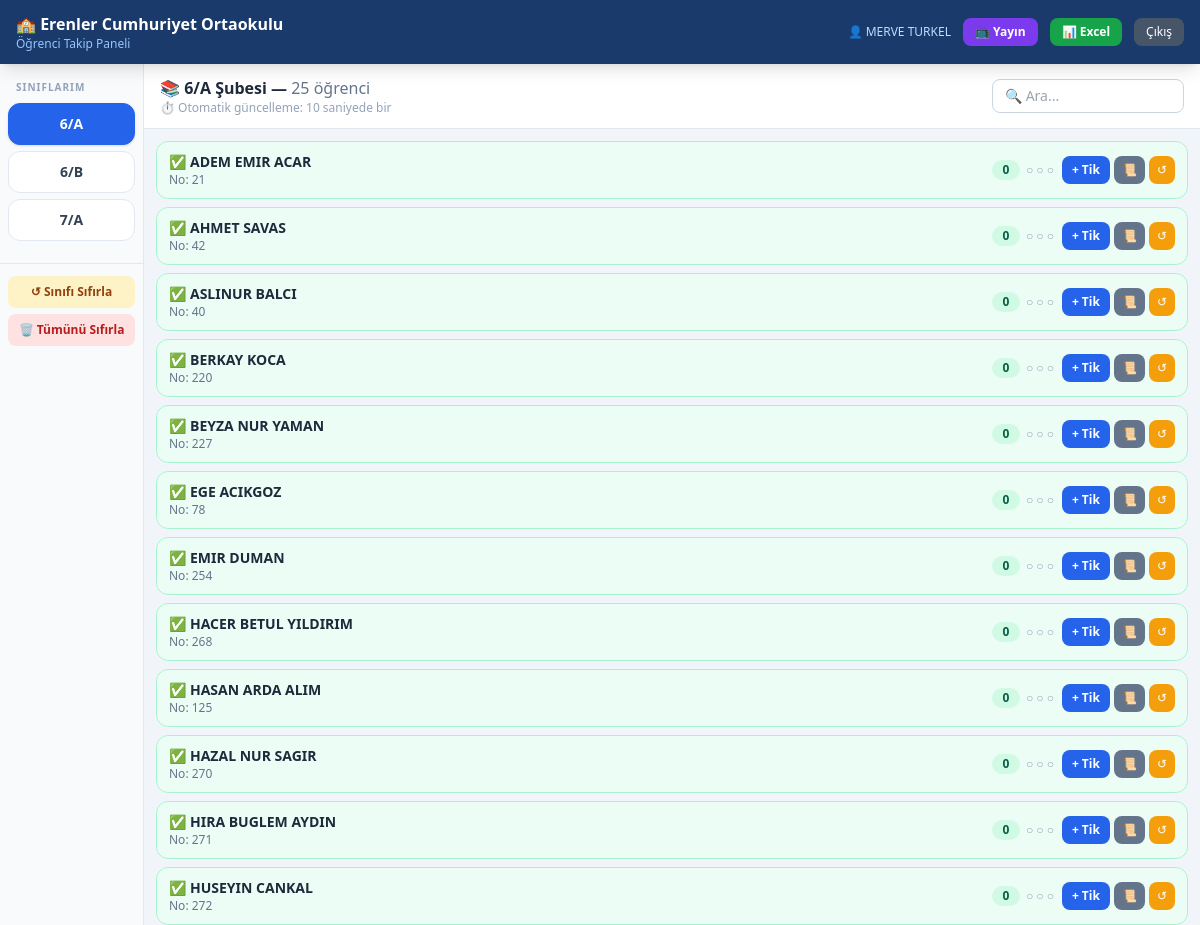
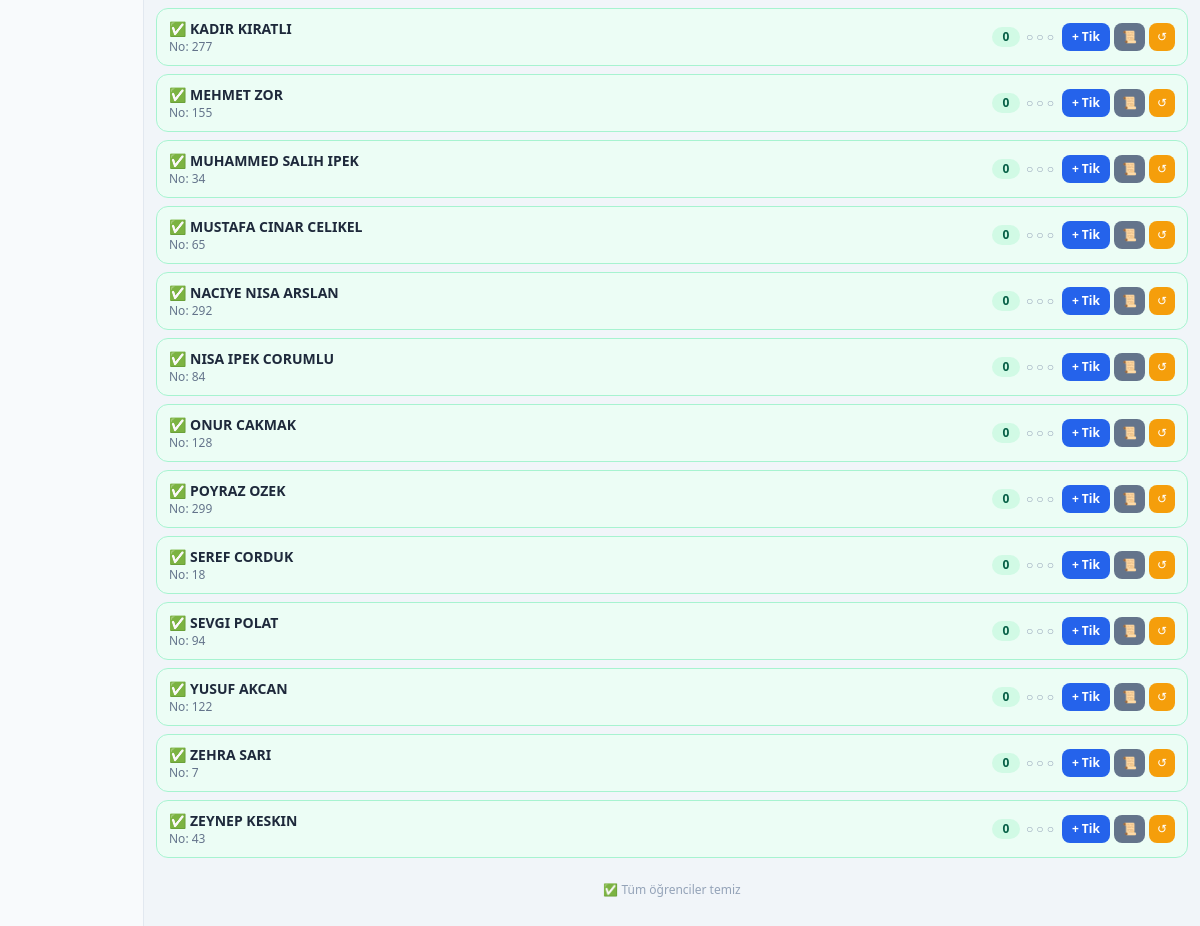
Before: /dashboard?sinif=3 (signed in) with the older database file (2 pictures, top to bottom).
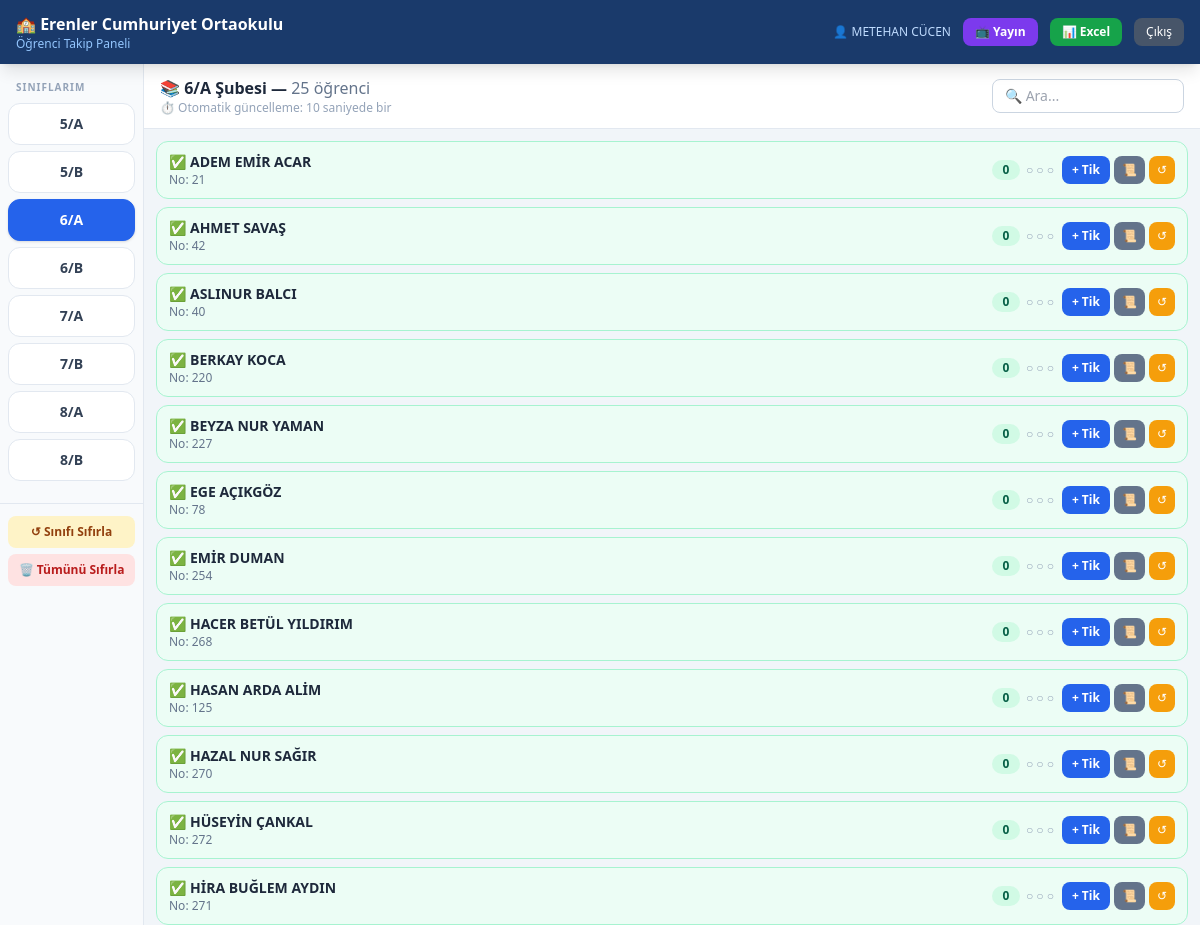
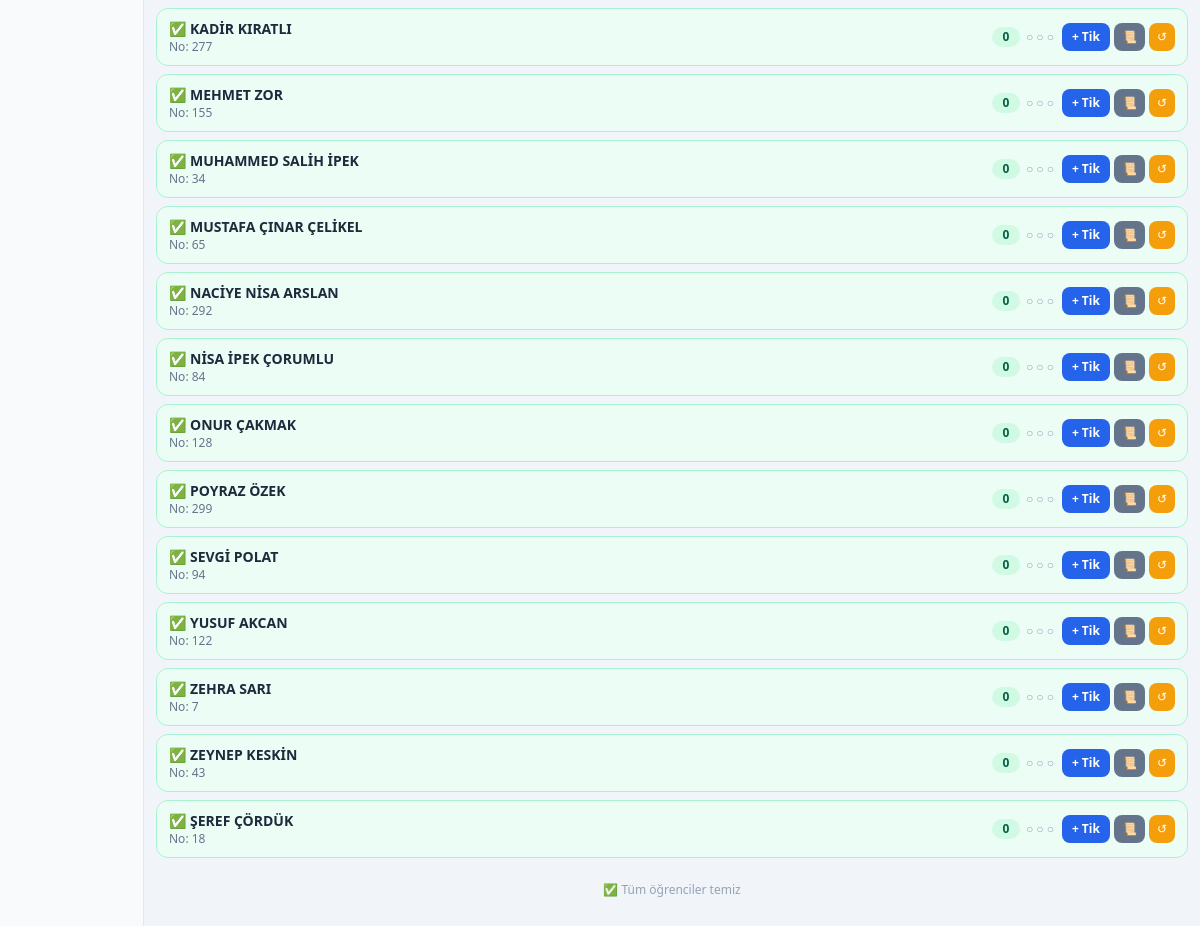
After: the same page with the newer database file (2 pictures, top to bottom).
### tables this page shows
CREATE TABLE siniflar (
            id        INTEGER PRIMARY KEY AUTOINCREMENT,
            sinif_adi TEXT NOT NULL UNIQUE
        );

CREATE TABLE ogrenciler (
            id        INTEGER PRIMARY KEY AUTOINCREMENT,
            ad_soyad  TEXT    NOT NULL,
            sinif_id  INTEGER NOT NULL REFERENCES siniflar(id),
            ogr_no    INTEGER NOT NULL
        );

### web_app.py (the view)
@app.route("/dashboard")
@giris_zorunlu
def dashboard():
    ogretmen_id = session["ogretmen_id"]
    siniflar    = ogretmen_siniflari(ogretmen_id)
    if not siniflar:
        return render_template("dashboard.html",
                               siniflar=[], aktif=None, ogrenciler=[],
                               kriterler=KRITERLER)
    try:
        aktif_id = int(request.args.get("sinif", siniflar[0]["id"]))
    except (TypeError, ValueError):
        aktif_id = siniflar[0]["id"]
    aktif = next((s for s in siniflar if s["id"] == aktif_id), siniflar[0])
    ogrenciler = sinif_ogrencileri(aktif["id"])
    for o in ogrenciler:
        durum, emoji = _durum(o["tik_sayisi"])
        o["durum"]  = durum
        o["emoji"]  = emoji
    return render_template("dashboard.html",
                           siniflar=siniflar,
                           aktif=aktif,
                           ogrenciler=ogrenciler,
                           kriterler=KRITERLER)

### database.py (called while the page is built)
def _conn() -> sqlite3.Connection:
    c = sqlite3.connect(DB_PATH)
    c.row_factory = sqlite3.Row
    c.execute("PRAGMA foreign_keys = ON")
    return c

def ogretmen_siniflari(ogretmen_id: int) -> list[dict]:
    con = _conn()
    rows = [dict(r) for r in con.execute("""
        SELECT s.id, s.sinif_adi
        FROM siniflar s
        JOIN ogretmen_sinif os ON os.sinif_id = s.id
        WHERE os.ogretmen_id = ?
        ORDER BY s.sinif_adi
    """, (ogretmen_id,)).fetchall()]
    con.close()
    return rows

def sinif_ogrencileri(sinif_id: int) -> list[dict]:
    con = _conn()
    rows = [dict(r) for r in con.execute("""
        SELECT o.id, o.ad_soyad, o.ogr_no,
               COUNT(t.id) AS tik_sayisi
        FROM ogrenciler o
        LEFT JOIN tik_kayitlari t ON t.ogrenci_id = o.id
        WHERE o.sinif_id = ?
        GROUP BY o.id
        ORDER BY o.ad_soyad
    """, (sinif_id,)).fetchall()]
    con.close()
    return rows

### web_app.py (called while the page is built)
def giris_zorunlu(fn):
    from functools import wraps
    @wraps(fn)
    def wrapper(*args, **kwargs):
        if "ogretmen_id" not in session:
            return redirect(url_for("login"))
        return fn(*args, **kwargs)
    return wrapper

def _durum(tik: int):
    if tik == 0:   return "temiz",   "✅"
    elif tik <= 2: return "uyari",   "⚠️"
    else:          return "tehlike", "🚨"

### templates/dashboard.html (shortened to what this page needs)
{% extends "base.html" %}
{% block body %}
<div class="flex h-[calc(100vh-56px)]">
  <aside id="sidebar"
         class="w-36 bg-slate-50 border-r border-slate-200 flex-shrink-0
                overflow-y-auto
                fixed lg:static inset-y-0 left-0 top-14 z-30
                -translate-x-full lg:translate-x-0 transition-transform duration-200">
    <div class="px-2 pt-4 pb-2">
      <p class="text-[10px] font-bold text-slate-400 tracking-widest px-2 mb-2">
        SINIFLARIM
      </p>
      {% for s in siniflar %}
      <a href="{{ url_for('dashboard', sinif=s.id) }}"
         class="block w-full text-center font-bold text-sm py-2.5 mb-1.5 rounded-xl
                border transition
                {% if aktif and s.id == aktif.id %}
                  bg-blue-600 text-white border-blue-600 shadow
                {% else %}
                  bg-white text-slate-700 border-slate-200 hover:bg-blue-50
                {% endif %}"
         onclick="closeSidebar()">
        {{ s.sinif_adi }}
      </a>
      {% endfor %}
    </div>
    {% if aktif %}
    <div class="px-2 pb-4 mt-2 border-t border-slate-200 pt-3 space-y-1.5">
      <button onclick="sifirlaModalAc('sinif', {{ aktif.id }})"
              class="w-full text-xs font-semibold py-2 rounded-lg
                     bg-amber-100 text-amber-800 hover:bg-amber-200 transition">
        ↺ Sınıfı Sıfırla
      </button>
      <button onclick="sifirlaModalAc('hepsi', 0)"
              class="w-full text-xs font-semibold py-2 rounded-lg
                     bg-red-100 text-red-700 hover:bg-red-200 transition">
        🗑 Tümünü Sıfırla
      </button>
    </div>
    {% endif %}
  </aside>
  <main class="flex-1 overflow-y-auto bg-slate-100 lg:ml-0">
    {% if aktif %}
    <div class="sticky top-0 bg-white border-b border-slate-200 z-10 px-4 py-3
                flex flex-wrap items-center gap-2">
      <div class="flex-1 min-w-0">
        <h2 class="font-bold text-slate-800 text-sm sm:text-base truncate">
          📚 {{ aktif.sinif_adi }} Şubesi —
          <span class="font-normal text-slate-500">{{ ogrenciler|length }} öğrenci</span>
        </h2>
        <p class="text-xs text-slate-400" id="guncelleme-info">
          ⏱ Otomatik güncelleme: 10 saniyede bir
        </p>
      </div>
      <input type="text" id="ara" placeholder="🔍 Ara..."
             oninput="filtrele()"
             class="border border-slate-300 rounded-lg px-3 py-1.5 text-sm
                    w-36 sm:w-48 focus:outline-none focus:ring-2 focus:ring-blue-400">
    </div>
    <div id="ogrenci-listesi" class="p-3 space-y-2">
      {% for o in ogrenciler %}
      {{ ogrenci_karti(o, aktif.id) }}
      {% endfor %}
    </div>
    <div class="text-center text-xs text-slate-400 py-3" id="durum-bar">
      {% set uyari_c = ogrenciler | selectattr('tik_sayisi', 'ge', 3) | list | length %}
      {% if uyari_c > 0 %}
        ⚠️ {{ uyari_c }} öğrenci idari işlem gerektirir
      {% else %}
        ✅ Tüm öğrenciler temiz
      {% endif %}
    </div>
    {% else %}
    <div class="flex items-center justify-center h-full text-slate-400 text-sm">
      Sol menüden bir sınıf seçin.
    </div>
    {% endif %}
  </main>
</div>
{% endblock %}
{% macro ogrenci_karti(o, sinif_id) %}
{% set durum_cls = {
  'temiz':   'bg-emerald-50  border-emerald-200',
  'uyari':   'bg-amber-50    border-amber-300',
  'tehlike': 'bg-red-50      border-red-300 pulse-red',
} %}
{% set badge_cls = {
  'temiz':   'bg-emerald-100 text-emerald-800',
  'uyari':   'bg-amber-100   text-amber-800',
  'tehlike': 'bg-red-100     text-red-800',
} %}
<div class="ogrenci-kart flex items-center gap-2 rounded-xl border px-3 py-2.5
            slide-in {{ durum_cls[o.durum] }}"
     data-ad="{{ o.ad_soyad }}" data-id="{{ o.id }}" data-sinif="{{ sinif_id }}">
  <div class="flex-1 min-w-0">
    <div class="font-bold text-slate-800 text-sm truncate">
      <span class="mr-1">{{ o.emoji }}</span>{{ o.ad_soyad }}
    </div>
    <div class="text-xs text-slate-500">No: {{ o.ogr_no }}</div>
  </div>
  <div class="flex items-center gap-1.5 flex-shrink-0">
    <span class="{{ badge_cls[o.durum] }} text-xs font-bold px-2 py-0.5 rounded-full
                 min-w-[28px] text-center">
      {{ o.tik_sayisi }}
    </span>
    <span class="text-xs hidden sm:block text-slate-400">
      {% for i in range(3) %}
        {% if i < o.tik_sayisi %}
          <span class="{{ 'text-red-500' if o.tik_sayisi >= 3 else 'text-amber-400' }}">●</span>
        {% else %}○{% endif %}
      {% endfor %}
    </span>
  </div>
  <div class="flex gap-1 flex-shrink-0">
    <button onclick="tikModalAc({{ o.id }}, '{{ o.ad_soyad|e }}', {{ sinif_id }})"
            class="bg-blue-600 hover:bg-blue-700 active:bg-blue-800
                   text-white text-xs font-bold px-2.5 py-1.5 rounded-lg
                   transition whitespace-nowrap">
      + Tik
    </button>
    <button onclick="gecmisGoster({{ o.id }}, '{{ o.ad_soyad|e }}')"
            class="bg-slate-500 hover:bg-slate-600 text-white
                   text-xs px-2 py-1.5 rounded-lg transition hidden sm:block">
      📜
    </button>
    <form action="{{ url_for('sifirla_ogrenci', ogrenci_id=o.id) }}"
          method="POST" class="inline"
          onsubmit="return confirm('{{ o.ad_soyad }} tiklerini sıfırla?')">
      <button type="submit"
              class="bg-amber-500 hover:bg-amber-600 text-white
                     text-xs px-2 py-1.5 rounded-lg transition">
        ↺
      </button>
    </form>
  </div>
</div>
{% endmacro %}

### templates/base.html (shortened to what this page needs)
<!DOCTYPE html>
<html lang="tr">
<head>
  <script src="https://cdn.tailwindcss.com"></script>
</head>
<body class="bg-slate-100 min-h-screen">
{% if session.ogretmen_adi %}
<header class="bg-okul-800 text-white shadow-lg sticky top-0 z-40">
  <div class="flex items-center justify-between px-4 py-3 max-w-screen-xl mx-auto">
    <div class="flex items-center gap-3">
      <div>
        <div class="font-bold text-sm sm:text-base leading-tight">
          🏫 Erenler Cumhuriyet Ortaokulu
        </div>
        <div class="text-xs text-blue-300 hidden sm:block">Öğrenci Takip Paneli</div>
      </div>
    </div>
    <div class="flex items-center gap-2 sm:gap-3">
      <span class="hidden sm:block text-xs text-blue-200">👤 {{ session.ogretmen_adi }}</span>
      {% if aktif %}
      <a href="{{ url_for('yayin', sinif_id=aktif.id) }}"
         target="_blank"
         class="bg-violet-600 hover:bg-violet-700 text-white text-xs font-bold
                px-3 py-1.5 rounded-lg transition hidden sm:block">
        📺 Yayın
      </a>
      <a href="{{ url_for('rapor_excel', sinif_id=aktif.id) }}"
         class="bg-green-600 hover:bg-green-700 text-white text-xs font-bold
                px-3 py-1.5 rounded-lg transition hidden sm:block">
        📊 Excel
      </a>
      {% endif %}
      <a href="{{ url_for('logout') }}"
         class="bg-slate-600 hover:bg-slate-500 text-white text-xs
                px-3 py-1.5 rounded-lg transition">
        Çıkış
      </a>
    </div>
  </div>
</header>
{% endif %}
{% block body %}{% endblock %}
</body>
</html>

### templates/base.html (style rules this page uses)
.slide-in { animation: slide-in .35s ease forwards; }

Changed rows visible on the page:
now on this page (row unchanged): siniflar: sinif_adi "5/A"
now on this page (row unchanged): siniflar: sinif_adi "5/B"
now on this page (row unchanged): siniflar: sinif_adi "7/B"
now on this page (row unchanged): siniflar: sinif_adi "8/A"
now on this page (row unchanged): siniflar: sinif_adi "8/B"
changed ogrenciler: ad_soyad "ADEM EMIR ACAR" → "ADEM EMİR ACAR"
changed ogrenciler: ad_soyad "AHMET SAVAS" → "AHMET SAVAŞ"
changed ogrenciler: ad_soyad "EGE ACIKGOZ" → "EGE AÇIKGÖZ"
changed ogrenciler: ad_soyad "EMIR DUMAN" → "EMİR DUMAN"
changed ogrenciler: ad_soyad "HACER BETUL YILDIRIM" → "HACER BETÜL YILDIRIM"
changed ogrenciler: ad_soyad "HASAN ARDA ALIM" → "HASAN ARDA ALİM"
changed ogrenciler: ad_soyad "HAZAL NUR SAGIR" → "HAZAL NUR SAĞIR"
changed ogrenciler: ad_soyad "HUSEYIN CANKAL" → "HÜSEYİN ÇANKAL"; moves up the list
changed ogrenciler: ad_soyad "HIRA BUGLEM AYDIN" → "HİRA BUĞLEM AYDIN"
changed ogrenciler: ad_soyad "KADIR KIRATLI" → "KADİR KIRATLI"
changed ogrenciler: ad_soyad "MUHAMMED SALIH IPEK" → "MUHAMMED SALİH İPEK"
changed ogrenciler: ad_soyad "MUSTAFA CINAR CELIKEL" → "MUSTAFA ÇINAR ÇELİKEL"
changed ogrenciler: ad_soyad "NACIYE NISA ARSLAN" → "NACİYE NİSA ARSLAN"
changed ogrenciler: ad_soyad "NISA IPEK CORUMLU" → "NİSA İPEK ÇORUMLU"
changed ogrenciler: ad_soyad "ONUR CAKMAK" → "ONUR ÇAKMAK"
changed ogrenciler: ad_soyad "POYRAZ OZEK" → "POYRAZ ÖZEK"
changed ogrenciler: ad_soyad "SEVGI POLAT" → "SEVGİ POLAT"
changed ogrenciler: ad_soyad "ZEYNEP KESKIN" → "ZEYNEP KESKİN"
changed ogrenciler: ad_soyad "SEREF CORDUK" → "ŞEREF ÇÖRDÜK"; moves down the list
Other visible differences:
{{ session.ogretmen_adi }}: "MERVE TURKEL" → "METEHAN CÜCEN"
